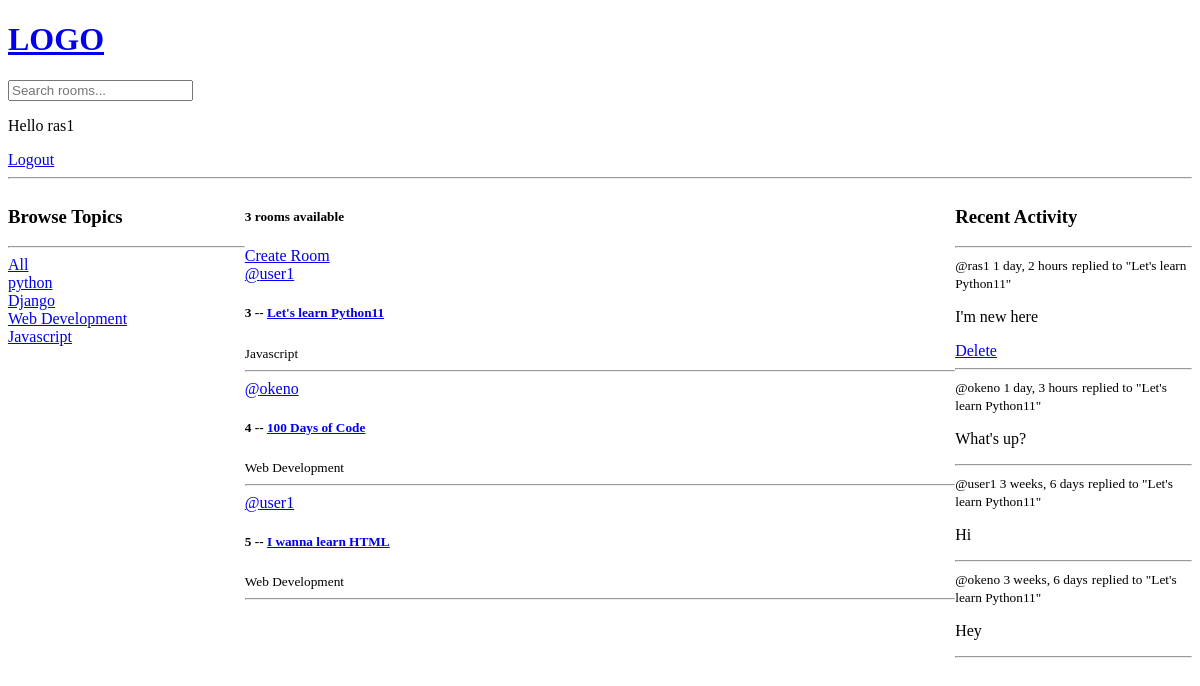
The app's page / (signed in), older data.
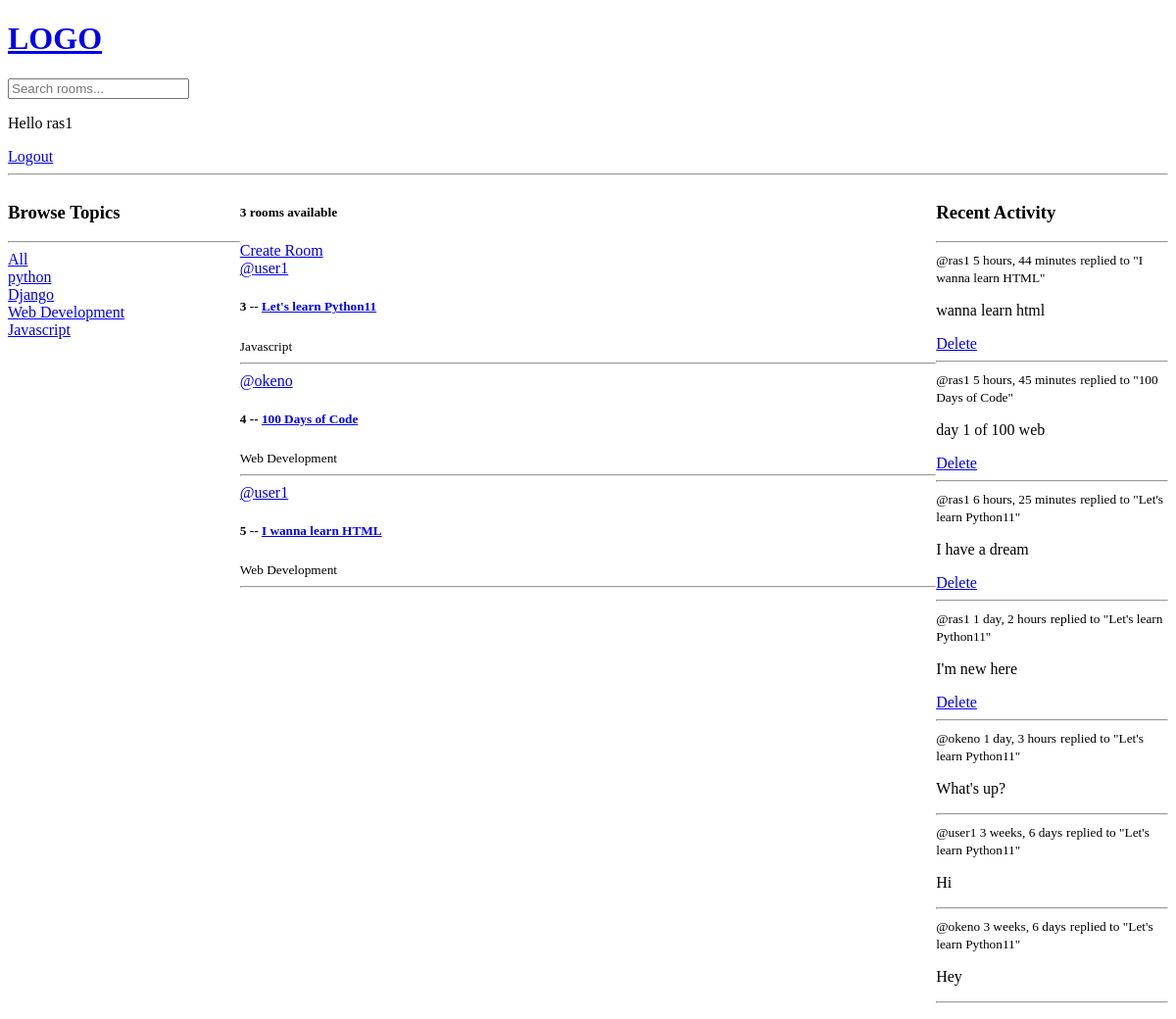
The same page, newer data.
### base/models.py (models this page shows, shortened)
class Topic(models.Model):
    name = models.CharField(max_length=200)

class Room(models.Model):
    host = models.ForeignKey(User,on_delete=models.SET_NULL,null=True)
    topic = models.ForeignKey(Topic,on_delete=models.SET_NULL,null=True)
    name = models.CharField(max_length=200)
    description = models.TextField(null=True, blank=True)
    participants = models.ManyToManyField(User, related_name='participants',blank=True)
    updated = models.DateTimeField(auto_now = True)
    created = models.DateTimeField(auto_now_add = True)
    class Meta:
        ordering = ['-updated','-created']
    def __str__(self):
        return self.name

class Message(models.Model):
    user = models.ForeignKey(User,on_delete=models.CASCADE)
    room = models.ForeignKey(Room, on_delete=models.CASCADE)
    body = models.TextField()
    updated = models.DateTimeField(auto_now = True)
    created = models.DateTimeField(auto_now_add=True)
    class Meta:
        ordering = ['-updated','-created']

### base/views.py (the view)
# urls.py: path('',views.home,name='home'),
def home(request):
    q = request.GET.get('q') if request.GET.get('q') != None else ''
    rooms = Room.objects.filter(
        Q(topic__name__icontains=q) |
        Q(name__icontains=q) |
        Q(description__icontains=q)
    )
    topics = Topic.objects.all()
    room_count = rooms.count()
    room_messages = Message.objects.filter(Q(room__topic__name__icontains=q))
    context = {'rooms':rooms, 'topics':topics,'room_count':room_count,'room_messages':room_messages}
    return render(request, 'base/home.html',context)

### base/templates/base/home.html (shortened to what this page needs)
{% extends 'main.html' %}
{% block content%}
<div class="home-container">
    <div>
       {% include 'base/topics_component.html'%}
    </div>
    <div>
        <h5>{{room_count}} rooms available</h5>
        <a href="{% url 'create-room' %}">Create Room</a>
        {%include 'base/feed_component.html'%}
    </div>
    <div>
        {% include 'base/activity_component.html' %}
    </div>
</div>
{% endblock content%}

### base/templates/base/topics_component.html
<h3>Browse Topics</h3>
<hr>
<div>
    <a href="{% url 'home' %}">All</a>
</div>
{% for topic in topics %}
    <div>
        <a href="{% url 'home' %}?q={{topic.name}}">{{topic.name}}</a>
    </div>
{% endfor %}

### base/templates/base/feed_component.html (shortened to what this page needs)
<div>
    {% for room in rooms %}
        <div>
            <a href="{%url 'user-profile' room.host.id%}">@{{room.host.username}}</a>
            <h5>{{room.id}} -- <a href="{% url 'room' room.id %}">{{room.name}}</a></h5>
            <small>{{room.topic.name}}</small>
            <hr>
        </div>
    {% endfor %}
</div>

### base/templates/base/activity_component.html
<h3>Recent Activity</h3>
<hr>
{% for message in room_messages %}
<div>
    <small>@{{message.user}} {{message.created|timesince}}</small>
    <small>replied to "{{message.room}}"</small>
    <p>{{message.body}}</p>
    {% if request.user == message.user %}
    <a href="{% url 'delete-message' message.id %}">Delete</a>
    {% endif %}
    <hr>
</div>
{% endfor %}

Row changes from the older to the newer data that the page shows:
added Message: user "ras1", created "5 hours, 44 minutes", room "I wanna learn HTML", body "wanna learn html", shows "Delete"
added Message: user "ras1", created "5 hours, 45 minutes", room "100 Days of Code", body "day 1 of 100 web", shows "Delete"
added Message: user "ras1", created "6 hours, 25 minutes", room "Let's learn Python11", body "I have a dream", shows "Delete"
